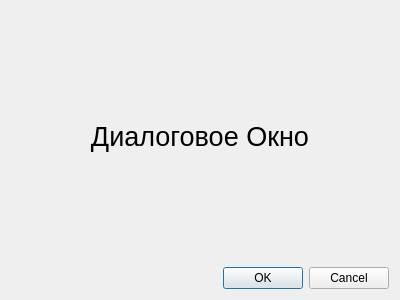
<?xml version="1.0" encoding="UTF-8"?>
<ui version="4.0">
 <class>Dialog</class>
 <widget class="QDialog" name="Dialog">
  <property name="geometry">
   <rect>
    <x>0</x>
    <y>0</y>
    <width>400</width>
    <height>300</height>
   </rect>
  </property>
  <property name="windowTitle">
   <string>Dialog</string>
  </property>
  <layout class="QGridLayout" name="gridLayout">
   <item row="2" column="0">
    <widget class="QDialogButtonBox" name="buttonBox">
     <property name="orientation">
      <enum>Qt::Horizontal</enum>
     </property>
     <property name="standardButtons">
      <set>QDialogButtonBox::Cancel|QDialogButtonBox::Ok</set>
     </property>
    </widget>
   </item>
   <item row="1" column="0">
    <widget class="QLabel" name="label">
     <property name="font">
      <font>
       <pointsize>20</pointsize>
      </font>
     </property>
     <property name="text">
      <string>Диалоговое Окно</string>
     </property>
     <property name="textFormat">
      <enum>Qt::AutoText</enum>
     </property>
     <property name="scaledContents">
      <bool>false</bool>
     </property>
     <property name="alignment">
      <set>Qt::AlignCenter</set>
     </property>
    </widget>
   </item>
  </layout>
 </widget>
 <resources/>
 <connections>
  <connection>
   <sender>buttonBox</sender>
   <signal>accepted()</signal>
   <receiver>Dialog</receiver>
   <slot>accept()</slot>
   <hints>
    <hint type="sourcelabel">
     <x>248</x>
     <y>254</y>
    </hint>
    <hint type="destinationlabel">
     <x>157</x>
     <y>274</y>
    </hint>
   </hints>
  </connection>
  <connection>
   <sender>buttonBox</sender>
   <signal>rejected()</signal>
   <receiver>Dialog</receiver>
   <slot>reject()</slot>
   <hints>
    <hint type="sourcelabel">
     <x>316</x>
     <y>260</y>
    </hint>
    <hint type="destinationlabel">
     <x>286</x>
     <y>274</y>
    </hint>
   </hints>
  </connection>
 </connections>
</ui>
